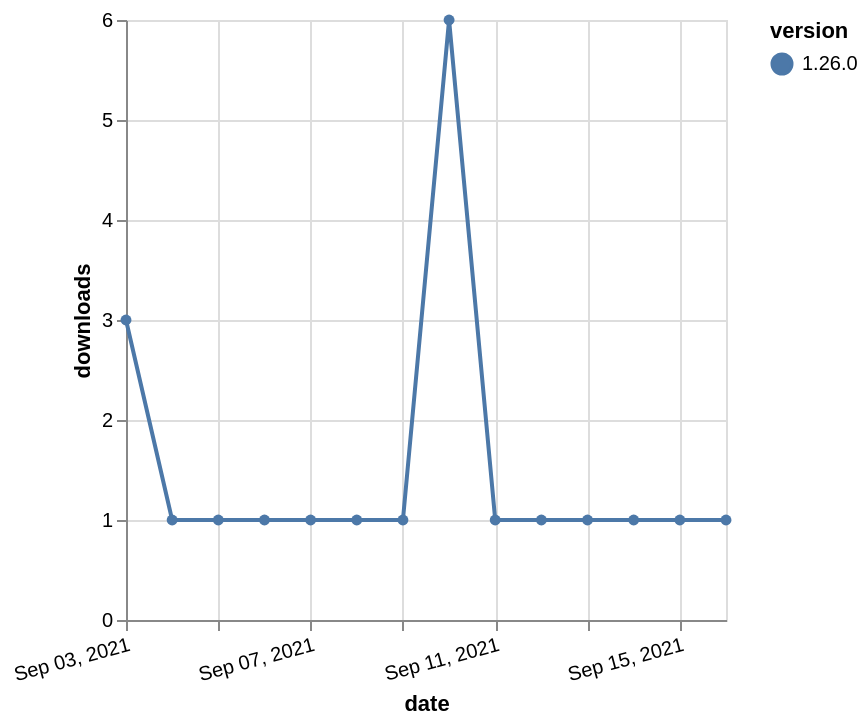

Write the Vega-Lite specification saved for this chart.
### Vega-Lite specification from a JSON file in a GitHub repository (floating-point values rounded to 4 significant figures)
{"$schema": "https://vega.github.io/schema/vega-lite/v5.json", "description": "A simple bar chart with embedded data.", "data": {"values": [{"date": "2021-09-03", "total": 498, "delta": 3, "version": "1.26.0"}, {"date": "2021-09-04", "total": 499, "delta": 1, "version": "1.26.0"}, {"date": "2021-09-05", "total": 500, "delta": 1, "version": "1.26.0"}, {"date": "2021-09-06", "total": 501, "delta": 1, "version": "1.26.0"}, {"date": "2021-09-07", "total": 502, "delta": 1, "version": "1.26.0"}, {"date": "2021-09-08", "total": 503, "delta": 1, "version": "1.26.0"}, {"date": "2021-09-09", "total": 504, "delta": 1, "version": "1.26.0"}, {"date": "2021-09-10", "total": 510, "delta": 6, "version": "1.26.0"}, {"date": "2021-09-11", "total": 511, "delta": 1, "version": "1.26.0"}, {"date": "2021-09-12", "total": 512, "delta": 1, "version": "1.26.0"}, {"date": "2021-09-13", "total": 513, "delta": 1, "version": "1.26.0"}, {"date": "2021-09-14", "total": 514, "delta": 1, "version": "1.26.0"}, {"date": "2021-09-15", "total": 515, "delta": 1, "version": "1.26.0"}, {"date": "2021-09-16", "total": 516, "delta": 1, "version": "1.26.0"}]}, "width": "container", "mark": {"type": "line", "point": {"filled": true}}, "encoding": {"x": {"field": "date", "type": "temporal", "timeUnit": "yearmonthdate", "title": "date", "axis": {"labelAngle": -15}}, "y": {"field": "delta", "type": "quantitative", "title": "downloads"}, "color": {"field": "version", "type": "nominal"}, "tooltip": {"field": "delta"}}}
